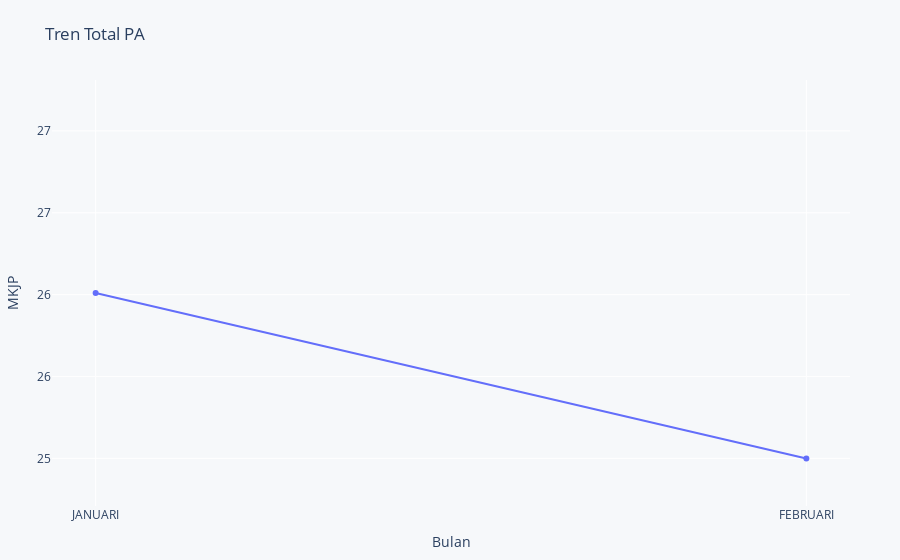

This figure's notebook cell:
### Code cell
aggregated = data_mix.filter(
    pl.col("KABUPATEN").is_in(filter_kabupaten),
    pl.col("KECAMATAN").is_in(filter_kecamatan),
    pl.col("KELURAHAN").is_in(filter_desa),
    pl.col("BULAN").is_in(bulan_hingga(filter_bulan))
).group_by('PROVINSI', "BULAN").agg([
    pl.col("IMPLAN").sum(),
    pl.col("IUD").sum(),
    pl.col("VASEKTOMI").sum(),
    pl.col("TUBEKTOMI").sum(),
    pl.col("KB MODERN").sum()
]).with_columns(
    (((pl.col("IUD") + pl.col("IMPLAN") + pl.col("VASEKTOMI") + pl.col("TUBEKTOMI")) / pl.col("KB MODERN"))* 100).round(2).alias('MKJP')
)

# Mengurutkan bulan sesuai urutan kronologis
month_order = {
    'JANUARI': 1,
    'FEBRUARI': 2,
    'MARET': 3,
    'APRIL': 4,
    'MEI': 5,
    'JUNI': 6,
    'JULI': 7,
    'AGUSTUS': 8,
    'SEPTEMBER': 9,
    'OKTOBER': 10,
    'NOVEMBER': 11,
    'DESEMBER': 12
}

aggregated = aggregated.with_columns(
    pl.col("BULAN").replace(month_order).alias("month_num")
).sort("month_num").drop("month_num")

# Hitung nilai minimum untuk sumbu Y (Januari - 10%)
nilai_januari = aggregated.filter(pl.col("BULAN") == "JANUARI")["MKJP"][0]
y_min = nilai_januari - (nilai_januari * 0.05)  # Januari - 10%
max_value = aggregated["MKJP"].max() * 1.05

fig = px.line(
    aggregated,  # Langsung gunakan Polars DataFrame
    x="BULAN",
    y="MKJP",
    title="Tren Total PA",
    labels={"BULAN": "Bulan", "PA": "Persentase MKJP"},
    markers=True  # Menambahkan dot (marker) di setiap titik
)
fig.update_yaxes(
    range=[y_min, max_value],
    tickformat=",.0f")  # `None` untuk batas atas otomatis 

fig.update_layout(
    showlegend=False,
    paper_bgcolor="#f6f8fa",
    plot_bgcolor="#f6f8fa",
    margin=dict(l=50, r=50, t=80, b=50)  # Padding: kiri, kanan, atas, bawah
)
fig.update_traces(
    hovertemplate="Bulan = %{x}<br>Persentase MKJP = %{y}%"
)

### Figure 1 — Plotly figure (JSON) as saved in the notebook; plotly's stock layout.template omitted (floating-point values rounded to 4 significant figures)
{"data": [{"hovertemplate": "Bulan = %{x}<br>Persentase MKJP = %{y}%", "legendgroup": "", "line": {"color": "#636efa", "dash": "solid"}, "marker": {"symbol": "circle"}, "mode": "lines+markers", "name": "", "orientation": "v", "showlegend": false, "type": "scatter", "x": ["JANUARI", "FEBRUARI"], "xaxis": "x", "y": [26.01, 25.0], "yaxis": "y"}], "layout": {"legend": {"tracegroupgap": 0}, "margin": {"b": 50, "l": 50, "r": 50, "t": 80}, "paper_bgcolor": "#f6f8fa", "plot_bgcolor": "#f6f8fa", "showlegend": false, "title": {"text": "Tren Total PA"}, "xaxis": {"anchor": "y", "domain": [0, 1], "title": {"text": "Bulan"}}, "yaxis": {"anchor": "x", "domain": [0, 1], "range": [24.71, 27.31], "tickformat": ",.0f", "title": {"text": "MKJP"}}}}
